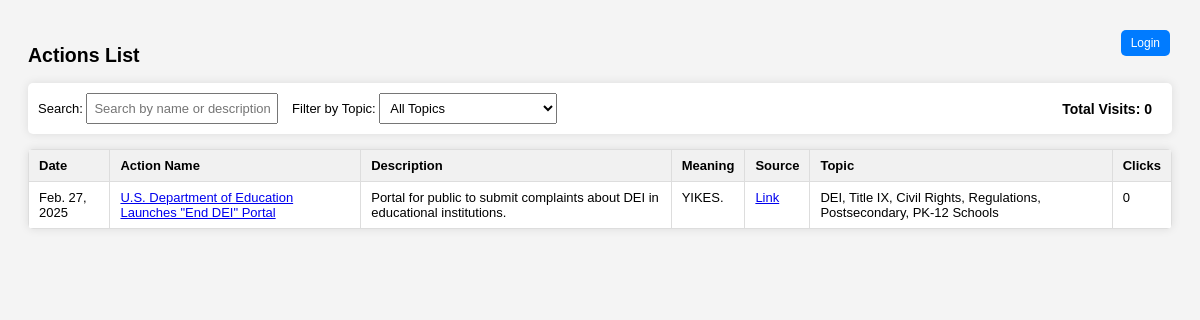
The page /actions/ on the database its author committed.
### action/models.py (models this page shows, shortened)
class Action(models.Model):
    TYPE_OF_ACTION_CHOICES = [
        ('Executive Order', 'Executive Order'),
        ('Agency action', 'Agency action'),
        ('Litigation', 'Litigation'),
        ('Agency Memo/Letter', 'Agency Memo/Letter'),
        ('Nomination/Appointment', 'Nomination/Appointment'),
        ('Congressional Action', 'Congressional Action'),
        ('Court Ruling/Action', 'Court Ruling/Action'),
    ]
    date = models.DateField()
    name_of_action = models.CharField(max_length=500)
    type_of_action = models.ManyToManyField(TypeOfAction, related_name="actions")
    actors = models.ManyToManyField(Actor, related_name="actions")
    topics = models.ManyToManyField(Topic, related_name="actions")
    description = models.TextField(null=True)
    meaning = models.TextField(blank=True, null=True)
    source = models.URLField(max_length=500, blank=True, null=True)
    status = models.CharField(max_length=500, blank=True, null=True)
    challenge_to_action = models.TextField(blank=True, null=True)
    challenge_link = models.URLField(max_length=1000, blank=True, null=True)
    news_title = models.CharField(max_length=500, blank=True, null=True)
    news_link = models.URLField(max_length=1000, blank=True, null=True)
    notes = models.TextField(blank=True, null=True)
    additional_info = models.TextField(blank=True, null=True)
    fallout = models.TextField(blank=True, null=True)

class Topic(models.Model):
    name = models.CharField(max_length=255, unique=True)
    def __str__(self):
        return self.name

### action/views.py (the view)
# urls.py: path("actions/", action_list_view, name="action_list"),
def action_list_view(request):
    actions = Action.objects.all().order_by('-date')
    topics = Topic.objects.all()
    click_data = (
        ActionClick.objects
        .values('action')
        .annotate(count=Count('id'))
    )
    click_dict = {item['action']: item['count'] for item in click_data}
    total_clicks = sum(click_dict.values())
    total_visits = SiteVisit.objects.count()
    for action in actions:
        action.click_count = click_dict.get(action.id, 0)
    return render(request, 'actions.html', {
        'actions': actions,
        'topics': topics,
        'total_clicks': total_clicks,
        'total_visits': total_visits,
    })

### action/templates/actions.html (shortened to what this page needs)
<!DOCTYPE html>
<html lang="en">
<head>
</head>
<body>
    <div style="float: right;">
        {% if user.is_authenticated %}
            <a href="{% url 'logout' %}"><button class="btn-danger">Logout</button></a>
        {% else %}
            <a href="{% url 'login' %}"><button class="btn-primary">Login</button></a>
        {% endif %}
    </div>
    <h2>Actions List</h2>
    <div class="filters" style="display: flex; justify-content: space-between; align-items: center;">
        <div>
            <label>Search:</label>
            <input type="text" id="search-input" class="filter-input" placeholder="Search by name or description" onkeyup="applyFilters()">
            <label>Filter by Topic:</label>
            <select id="topic-filter" class="filter-select" onchange="applyFilters()">
                <option value="">All Topics</option>
            </select>
        </div>
        <div style="font-weight: bold; font-size: 14px; padding-right: 10px;">
            Total Visits: {{ total_visits }}
        </div>
    </div>
    <table>
        <thead>
            <tr>
                <th>Date</th>
                <th>Action Name</th>
                <th>Description</th>
                <th>Meaning</th>
                <th>Source</th>
                <th>Topic</th>
                <th>Clicks</th>
            </tr>
        </thead>
        <tbody id="actions-container">
            {% for action in actions|dictsortreversed:"date" %}
                <tr class="action-row"
                    data-name="{{ action.name_of_action|lower }}"
                    data-description="{{ action.description|lower }}"
                    data-topics="{% for topic in action.topics.all %}{{ topic.name|lower }},{% endfor %}">
                    <td>{{ action.date }}</td>
                    <td><a href="{% url 'action_detail' action.id %}">{{ action.name_of_action }}</a></td>
                    <td>{{ action.description }}</td>
                    <td>{{ action.meaning }}</td>
                    <td><a href="{{ action.source }}" target="_blank">Link</a></td>
                    <td>
                        {% if action.topics.all %}
                            {{ action.topics.all|join:", " }}
                        {% else %}
                            No topics assigned
                        {% endif %}
                    </td>
                    <td>{{ action.click_count }}</td>
                </tr>
            {% endfor %}
        </tbody>
    </table>
</body>
</html>

### action/templates/actions.html (style rules this page uses)
body { font-family: Arial, sans-serif; background-color: #f4f4f4; padding: 20px; font-size: 13px; }
table { width: 100%; border-collapse: collapse; background: white; box-shadow: 0px 0px 10px rgba(0,0,0,0.1); border-radius: 5px; overflow: hidden; }
th, td { padding: 8px 10px; border: 1px solid #ddd; text-align: left; vertical-align: top; }
th { background-color: #f1f1f1; font-weight: bold; }
.filters { margin-bottom: 15px; padding: 10px; background: white; border-radius: 5px; box-shadow: 0px 0px 10px rgba(0,0,0,0.1); }
.filter-input, .filter-select { padding: 6px; margin-right: 10px; font-size: 13px; }
button { padding: 6px 10px; font-size: 12px; margin: 2px; cursor: pointer; border: none; border-radius: 5px; }
.btn-primary { background-color: #007bff; color: white; }

### rows shown on the page
Action: date "Feb. 27, 2025", name_of_action "U.S. Department of Education Launches \"End DEI\" Portal", description "Portal for public to submit complaints about DEI in educational institutions.", meaning "YIKES.", topics.all "DEI, Title IX, Civil Rights, Regulations, Postsecondary, PK-12 Schools", click_count "0"

### other values the page prints
{{ total_visits }} "0"
